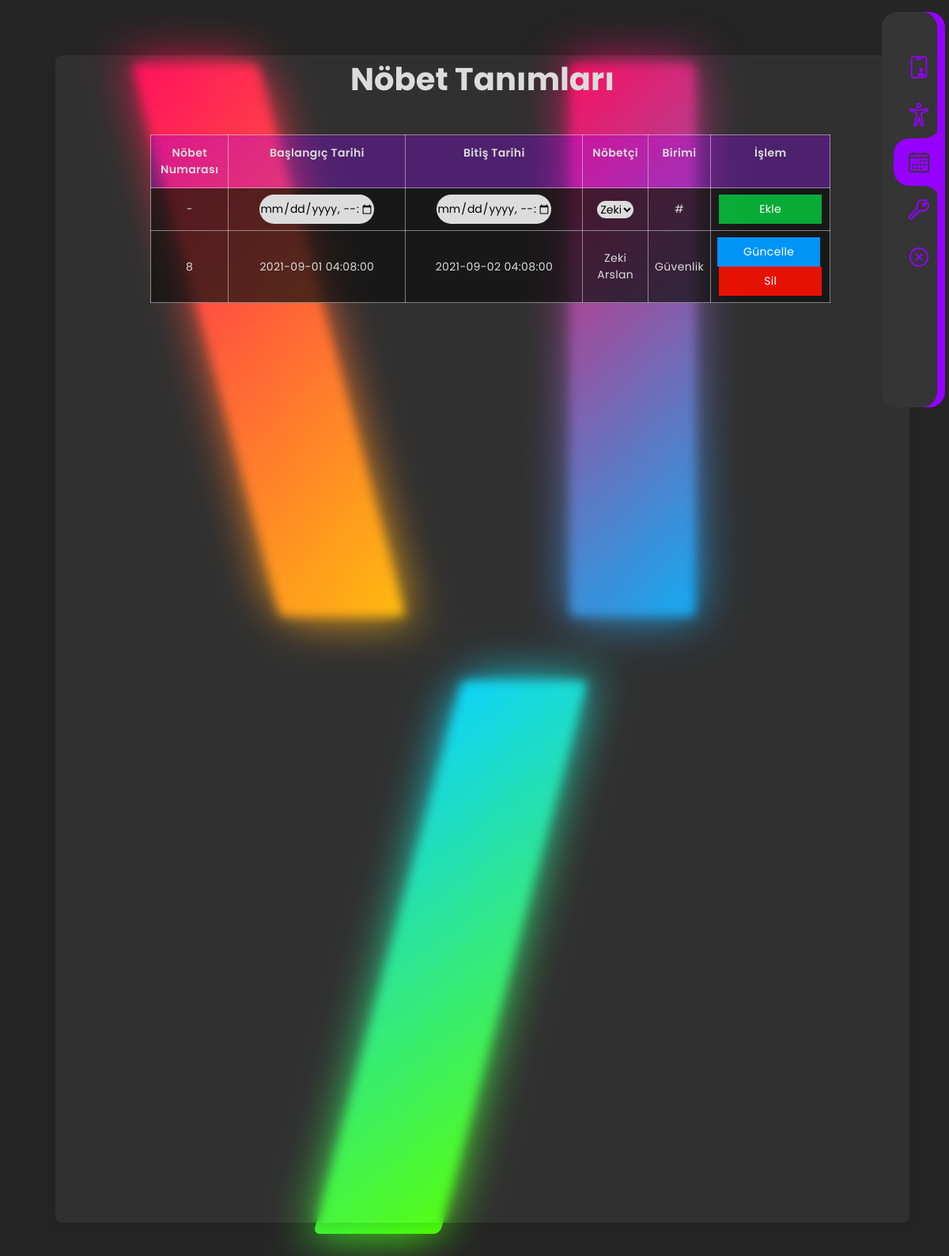
The app's page /masterpanel3.php (signed in) with its own data.
### tables this page shows
CREATE TABLE `nobet` (
  `id` int(10) UNSIGNED NOT NULL,
  `baslangic` datetime NOT NULL,
  `bitis` datetime NOT NULL
);

CREATE TABLE `nobetci_nobeti` (
  `id` int(10) UNSIGNED NOT NULL,
  `kullanici_id` int(10) UNSIGNED NOT NULL,
  `nobet_id` int(10) UNSIGNED NOT NULL
);

CREATE TABLE `kullanici` (
  `id` int(10) UNSIGNED NOT NULL,
  `kullanici_adi` varchar(30) NOT NULL,
  `sifre` varchar(30) NOT NULL,
  `tc_no` varchar(11) NOT NULL,
  `e_posta_adresi` varchar(50) NOT NULL,
  `rol` tinyint(1) UNSIGNED NOT NULL
);

CREATE TABLE `birim` (
  `id` int(10) UNSIGNED NOT NULL,
  `isim` varchar(255) NOT NULL DEFAULT 'No Name'
);

### funcs_watch.php (the view, shortened to what this page needs)
<?php
    global $databaseConn;
    function WardenComboBox(){
        global $databaseConn;
        $query_warden = $databaseConn -> prepare("SELECT * FROM kullanici");
        $query_warden -> execute();
        $query_warden_count = $query_warden -> rowCount();
        $query_warden_records = $query_warden -> fetchAll(PDO::FETCH_ASSOC);
        if($query_warden_count > 0){
            foreach($query_warden_records as $warden_record){
                $warden_id = $warden_record["id"];
                $warden_name = $warden_record["kullanici_adi"];
                if($warden_id != 1){
                    echo "<option value='". $warden_id . "'>" . $warden_name . "</option>";
                }
            }
        }
    }
    function WatchTable(){
        global $databaseConn;
        $query_watchTable = $databaseConn -> prepare("SELECT * FROM nobet JOIN nobetci_nobeti ON nobet.id = nobetci_nobeti.nobet_id JOIN kullanici ON kullanici.id = nobetci_nobeti.kullanici_id JOIN kullanici_birimi ON kullanici.id = kullanici_birimi.kullanici_id JOIN birim ON birim.id = kullanici_birimi.birim_id");
        $query_watchTable -> execute();
        $watch_count = $query_watchTable -> rowCount();
        if($watch_count > 0){
            $watch_records = $query_watchTable -> fetchAll(PDO::FETCH_ASSOC);
            foreach($watch_records as $watch_record){
                $watch_id = $watch_record["nobet_id"];
                $watch_start = $watch_record["baslangic"];
                $watch_end = $watch_record["bitis"];
                $watch_warden = $watch_record["kullanici_adi"];
                $watch_warden_unit = $watch_record["isim"];
                echo "<tr>";
                    echo "<td data-label='Nöbet Numarası'>" . $watch_id . "</td>";
                    echo "<td data-label='Başlangıç Tarihi'>" . $watch_start . "</td>";
                    echo "<td data-label='Bitiş Tarihi'>" . $watch_end . "</td>";
                    echo "<td data-label='Nöbetçi'>" . $watch_warden . "</td>";
                    echo "<td data-label='Birimi'>" . $watch_warden_unit . "</td>";
                    echo "<td data-label='İşlem'>" . "<a href='action_updatewatch.php?id=" . $watch_id . "' class='btn btn-update'>Güncelle</a>&nbsp;<a href='action_deletewatch.php?id=" . $watch_id . "' class='btn btn-delete'>Sil</a>" . "</td>";
                echo "</tr>";
            }
        }
    }
?>

### warden_css2.css (style rules this page uses)
* { margin: 0; padding: 0; box-sizing: border-box; font-family: 'Poppins', sans-serif; }
body { display: flex; justify-content: center; align-items: center; min-height: 100vh; background: #252525; }
.container .glass_table_container .glass_table tbody tr td { font-size: 14px; letter-spacing: 0.35px; font-weight: normal; color: gainsboro; background-color: rgba(15, 15, 15, 0.7); padding: 8px; text-align: center; border: 1px solid #dee2e685; }
.container .glass_table_container .glass_table .btn { width: 130px; text-decoration: none; line-height: 35px; display: inline-block; background-color: rgb(149, 0, 255); font-weight: medium; color: #fff; text-align: center; vertical-align: middle; user-select: none; border: 1px solid transparent; font-size: 14px; opacity: 1; transition: 0.25s; }
.container .glass_table_container .glass_table .btn-update { background-color: rgba(0, 153, 255, 0.967); }
.container .glass_table_container .glass_table .btn-delete { background-color: rgba(255, 17, 0, 0.885); }
.btn { width: 130px; text-decoration: none; line-height: 35px; display: inline-block; background-color: rgb(149, 0, 255); font-weight: medium; color: #fff; text-align: center; vertical-align: middle; user-select: none; border: 1px solid transparent; font-size: 14px; opacity: 1; transition: 0.25s; z-index: 1000; }

### records on screen
nobet: nobetci_nobeti.nobet_id "8", baslangic "2021-09-01 04:08:00", bitis "2021-09-02 04:08:00", kullanici.kullanici_adi "Zeki Arslan", birim.isim "Güvenlik"

### other values on screen
form field watch_warden "Zeki Arslan"
